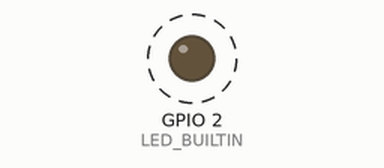
A sketch run on a simulated ESP8266 (NodeMCU). On the bench: output pins drawn as LEDs (lit = HIGH, except the on-board LED, lit = LOW). Dashed ring = blinking. What the sketch prints to the serial monitor is not drawn.

Above: at 1.5 s.
Timing chart, 0 to 5.6 s (numbered marks = the images above):
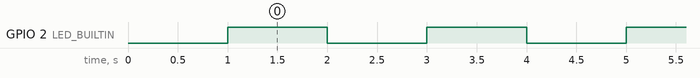

Measured:
- by itself, GPIO 2 (LED_BUILTIN): alternates HIGH for 1.0 s and LOW for 1.0 s

The sketch:

wifiaccesspoint_webpage_edited_ip.ino
```cpp
#include <ESP8266WiFi.h>
#include <WiFiClient.h>
#include <ESP8266WebServer.h>

#ifndef APSSID
#define APSSID "JakChok"
#define APPSK  "password"
#endif

/*Web Server*/

const char index_html[] PROGMEM={"<!DOCTYPE html>\n<html>\n<head>\n\t<title>ESP8266 TEST</title>\n\t<meta http-equiv=\"refresh\" content=\"5\">\n\t<meta name=\"viewport\" content=\"width=device-width, initial-scale=1\">\n\t<link rel=\"stylesheet\" type=\"text/css\" href=\"style.css\" >\n\n\n</head>\n<body>\n\t<div class=\"title\">\n\t\t<h1>Testing The Esp8266</h1>\n\t</div>\n\t<div class=\"container\">\n\t\t<div class=\"temp infobox\">\n\t\t\t<h2>Temperature</h2>\n\t\t\t<p>30 C</p>\n\t\t</div>\n\n\t\t<div class=\"humid infobox\">\n\t\t\t<h2>Humidity</h2>\n\t\t\t<p>46%</p>\n\t\t</div>\n\t</div>\n\n\n\t<script type=\"text/javascript\">\n\t\t//Variables\n\t\tvar humidity= \"25%\"; //the value should be a variable that stores the output of a sensor\n\t\tvar temperature= \"47C\" //the value should be a variable that stores the output of a sensor\n\n\n\t\t//selecting the temperature & humidity\n\n\t\t//temperature\n\t\tvar temp = document.querySelector(\".temp p\");\n\n\n\t\t//humidity\n\t\tvar humid = document.querySelector(\".humid p\");\n\n\n\n\t\t//changing the variable\n\t\ttemp.textContent = temperature;\n\n\t\thumid.textContent = humidity;\n\t</script>\n\n</body>\n</html>"};
const char style_css[] PROGMEM={"*{\n\tmargin: 0;\n\tpadding: 0;\n\ttext-align: center;\n}\n\n.title{\n\tpadding: 30px;\n}\n\n\n\n\n.container{\n\tpadding: 50px 0;\n\tbackground-color: lightgray;\n}\n\n\n\n.infobox{\n\twidth: 300px;\n\tdisplay: inline-block;\n\tbackground-color: lightblue;\n\tmargin: 0 60px;\n\theight: 250px;\n\tposition: relative;\n}\n\n.infobox h2{\n\tpadding: 15px;\n\tfont-size: 40px;\n}\n\n.infobox p{\n\tfont-size: 70px;\n\tposition: absolute;\n\tleft: 50%;\n\ttop: 50%;\n\ttransform: translate(-50%,-50%);\n}\n\n\n\n@media screen and (max-width: 850px) {\n \n\t.infobox{\n\t\t\t\twidth: 300px;\n\t\t\t\tdisplay: inline-block;\n\t\t\t\tbackground-color: lightblue;\n\t\t\t\tmargin: 30px;\n\t\t\t\theight: 250px;\n\t\t\t\tposition: relative;\n\t\t\t}\n\n\n\n\n}\n\n\n@media screen and (max-width: 450px) {\n \n\t.infobox{\n\t\t\t\twidth: 70%;\n\t\t\t\tdisplay: inline-block;\n\t\t\t\tbackground-color: lightblue;\n\t\t\t\tmargin: 30px;\n\t\t\t\theight: 250px;\n\t\t\t\tposition: relative;\n\t\t\t}\n\n\t.infobox h2{\n\t\t\t\t\tpadding: 30px 15px 15px 15px;\n\t\t\t\t\tfont-size: 30px;\n\t\t\t\t}\n\n\t.infobox p{\n\t\t\t\t\tfont-size: 60px;\n\t\t\t\t\tposition: absolute;\n\t\t\t\t\tleft: 50%;\n\t\t\t\t\ttop: 50%;\n\t\t\t\t\ttransform: translate(-50%,0%);\n\t\t\t}\n\n\n}"};

/* Set these to your desired credentials. */

const char *ssid = APSSID;
const char *password = APPSK;


IPAddress local_IP(192,168,100,1);
IPAddress gateway(192,168,100,1);
IPAddress subnet(255,255,255,0);


ESP8266WebServer server(80);

/* Just a little test message.  Go to http://192.168.100.1 in a web browser
   connected to this access point to see it.
*/
void handleRoot() {
  server.send_P(200, "text/html", index_html);
}

void handleCss() {
  server.send_P(200, "text/css", style_css);
}
/*
void handleJs(){
  server.send_P(200, "text/javascript", script_js);
}*/

void setup() {
  pinMode(LED_BUILTIN, OUTPUT);
  delay(1000);
  Serial.begin(115200);
  Serial.println();
  Serial.print("Configuring access point...");
  WiFi.softAPConfig(local_IP, gateway, subnet);
  /* You can remove the password parameter if you want the AP to be open. */
  WiFi.softAP(ssid, password);

  IPAddress myIP = WiFi.softAPIP();
  server.on("/", handleRoot);
  server.on("/style.css", handleCss);
  server.begin();
  Serial.println("HTTP server started");
}

void loop() {
  server.handleClient();
  digitalWrite(LED_BUILTIN, HIGH);
  delay(1000);
  digitalWrite(LED_BUILTIN, LOW);
  delay(1000);
}
```
